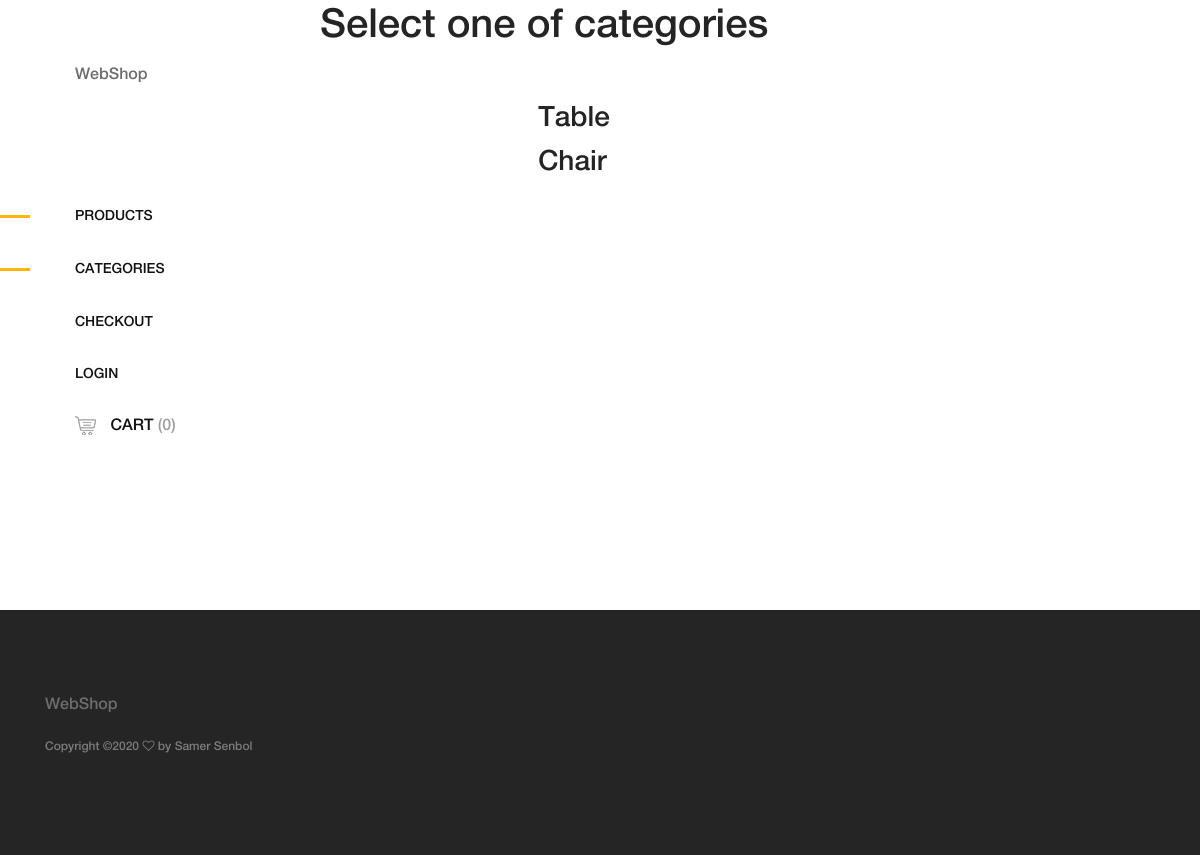
The app's page /categories.php, older data.
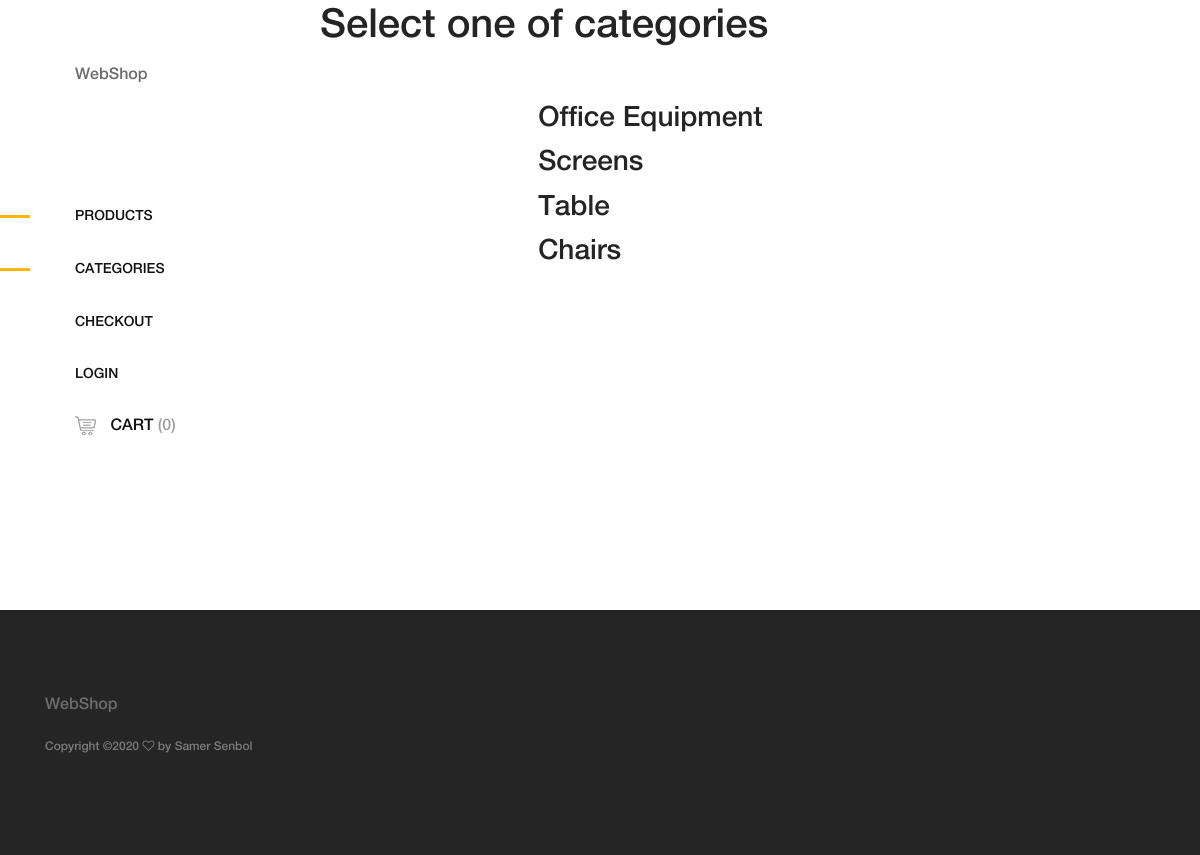
The same page, newer data.
### tables this page shows
CREATE TABLE `categories` (
  `Id` int(3) NOT NULL,
  `Name` varchar(64) NOT NULL
);

### view/viewCategories.php (the view, shortened to what this page needs)
<h1>Select one of categories</h1>
<div style="  margin-left: -230px; margin-top: 100px;">
<?php
    $sql = "SELECT * FROM `categories`  ORDER BY `Id` DESC";
    $result = mysqli_query($con,$sql);
    if($result){
        if(mysqli_num_rows($result)>0){
?>
<ul>
    <?php
    while($row = mysqli_fetch_array($result)){
        $categoriesID = $row['Id'];
        $categoriesName = $row['Name'];
    ?>
    <li><a href="index.php?categoryID=<?php echo $categoriesID; ?>"><?php echo "<h3>$categoriesName</h3>"; ?></a></li>
    <?php } ?>
</ul>
<?php
        }
    }
?>
</div>

Row changes from the older to the newer data that the page shows:
added categories: Name "Office Equipment"
added categories: Name "Screens"
changed categories: Name "Chair" → "Chairs"
